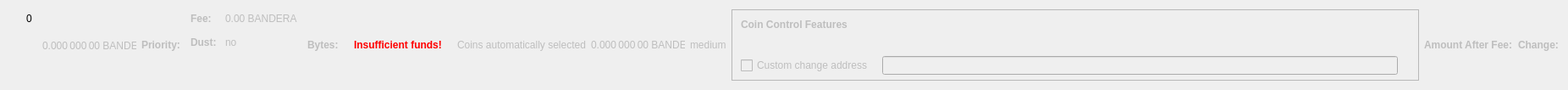
    <widget class="QWidget" name="dummyHideWidget" native="true">
     <property name="maximumSize">
      <size>
       <width>100</width>
       <height>1</height>
      </size>
     </property>
     <layout class="QHBoxLayout" name="dummyHideLayout">
      <item>
       <layout class="QFormLayout" name="formLayoutCoinControl1">
        <property name="horizontalSpacing">
         <number>10</number>
        </property>
        <property name="verticalSpacing">
         <number>14</number>
        </property>
        <property name="leftMargin">
         <number>10</number>
        </property>
        <property name="topMargin">
         <number>4</number>
        </property>
        <property name="rightMargin">
         <number>6</number>
        </property>
        <item row="0" column="1">
         <widget class="QLabel" name="labelCoinControlBytes">
          <property name="cursor">
           <cursorShape>IBeamCursor</cursorShape>
          </property>
          <property name="contextMenuPolicy">
           <enum>Qt::ActionsContextMenu</enum>
          </property>
          <property name="text">
           <string notr="true">0</string>
          </property>
          <property name="textInteractionFlags">
           <set>Qt::LinksAccessibleByMouse|Qt::TextSelectableByKeyboard|Qt::TextSelectableByMouse</set>
          </property>
         </widget>
        </item>
       </layout>
      </item>
      <item>
       <widget class="QLabel" name="labelCoinControlAfterFee">
        <property name="enabled">
         <bool>false</bool>
        </property>
        <property name="sizePolicy">
         <sizepolicy hsizetype="Fixed" vsizetype="Fixed">
          <horstretch>0</horstretch>
          <verstretch>0</verstretch>
         </sizepolicy>
        </property>
        <property name="minimumSize">
         <size>
          <width>111</width>
          <height>12</height>
         </size>
        </property>
        <property name="maximumSize">
         <size>
          <width>111</width>
          <height>12</height>
         </size>
        </property>
        <property name="cursor">
         <cursorShape>IBeamCursor</cursorShape>
        </property>
        <property name="contextMenuPolicy">
         <enum>Qt::ActionsContextMenu</enum>
        </property>
        <property name="text">
         <string notr="true">0.000 000 00 BANDERA</string>
        </property>
        <property name="textInteractionFlags">
         <set>Qt::LinksAccessibleByMouse|Qt::TextSelectableByKeyboard|Qt::TextSelectableByMouse</set>
        </property>
       </widget>
      </item>
      <item>
       <widget class="QLabel" name="labelCoinControlPriorityText">
        <property name="enabled">
         <bool>false</bool>
        </property>
        <property name="font">
         <font>
          <weight>75</weight>
          <bold>true</bold>
         </font>
        </property>
        <property name="text">
         <string>Priority:</string>
        </property>
       </widget>
      </item>
      <item>
       <layout class="QHBoxLayout" name="horizontalLayout"/>
      </item>
      <item>
       <layout class="QFormLayout" name="formLayoutCoinControl3">
        <property name="horizontalSpacing">
         <number>10</number>
        </property>
        <property name="verticalSpacing">
         <number>14</number>
        </property>
        <property name="leftMargin">
         <number>6</number>
        </property>
        <property name="topMargin">
         <number>4</number>
        </property>
        <property name="rightMargin">
         <number>6</number>
        </property>
        <item row="0" column="0">
         <widget class="QLabel" name="labelCoinControlFeeText">
          <property name="enabled">
           <bool>false</bool>
          </property>
          <property name="font">
           <font>
            <weight>75</weight>
            <bold>true</bold>
           </font>
          </property>
          <property name="text">
           <string>Fee:</string>
          </property>
          <property name="margin">
           <number>0</number>
          </property>
         </widget>
        </item>
        <item row="0" column="1">
         <widget class="QLabel" name="labelCoinControlFee">
          <property name="enabled">
           <bool>false</bool>
          </property>
          <property name="cursor">
           <cursorShape>IBeamCursor</cursorShape>
          </property>
          <property name="contextMenuPolicy">
           <enum>Qt::ActionsContextMenu</enum>
          </property>
          <property name="text">
           <string notr="true">0.00 BANDERA</string>
          </property>
          <property name="textInteractionFlags">
           <set>Qt::LinksAccessibleByMouse|Qt::TextSelectableByKeyboard|Qt::TextSelectableByMouse</set>
          </property>
         </widget>
        </item>
        <item row="1" column="0">
         <widget class="QLabel" name="labelCoinControlLowOutputText">
          <property name="enabled">
           <bool>false</bool>
          </property>
          <property name="font">
           <font>
            <weight>75</weight>
            <bold>true</bold>
           </font>
          </property>
          <property name="text">
           <string>Dust:</string>
          </property>
         </widget>
        </item>
        <item row="1" column="1">
         <widget class="QLabel" name="labelCoinControlLowOutput">
          <property name="enabled">
           <bool>false</bool>
          </property>
          <property name="cursor">
           <cursorShape>IBeamCursor</cursorShape>
          </property>
          <property name="contextMenuPolicy">
           <enum>Qt::ActionsContextMenu</enum>
          </property>
          <property name="text">
           <string>no</string>
          </property>
          <property name="textInteractionFlags">
           <set>Qt::LinksAccessibleByMouse|Qt::TextSelectableByKeyboard|Qt::TextSelectableByMouse</set>
          </property>
         </widget>
        </item>
       </layout>
      </item>
      <item>
       <widget class="QLabel" name="labelCoinControlBytesText">
        <property name="enabled">
         <bool>false</bool>
        </property>
        <property name="font">
         <font>
          <weight>75</weight>
          <bold>true</bold>
         </font>
        </property>
        <property name="text">
         <string>Bytes:</string>
        </property>
       </widget>
      </item>
      <item>
       <layout class="QFormLayout" name="formLayoutCoinControl2">
        <property name="horizontalSpacing">
         <number>10</number>
        </property>
        <property name="verticalSpacing">
         <number>14</number>
        </property>
        <property name="leftMargin">
         <number>6</number>
        </property>
        <property name="topMargin">
         <number>4</number>
        </property>
        <property name="rightMargin">
         <number>6</number>
        </property>
       </layout>
      </item>
      <item>
       <layout class="QHBoxLayout" name="horizontalLayoutCoinControl2">
        <property name="spacing">
         <number>8</number>
        </property>
        <property name="bottomMargin">
         <number>10</number>
        </property>
       </layout>
      </item>
      <item>
       <widget class="QLabel" name="labelCoinControlInsuffFunds">
        <property name="enabled">
         <bool>false</bool>
        </property>
        <property name="minimumSize">
         <size>
          <width>0</width>
          <height>0</height>
         </size>
        </property>
        <property name="font">
         <font>
          <weight>75</weight>
          <bold>true</bold>
         </font>
        </property>
        <property name="styleSheet">
         <string notr="true">color:red;font-weight:bold;</string>
        </property>
        <property name="text">
         <string>Insufficient funds!</string>
        </property>
        <property name="margin">
         <number>5</number>
        </property>
       </widget>
      </item>
      <item>
       <layout class="QFormLayout" name="formLayoutCoinControl4">
        <property name="horizontalSpacing">
         <number>10</number>
        </property>
        <property name="verticalSpacing">
         <number>14</number>
        </property>
        <property name="leftMargin">
         <number>6</number>
        </property>
        <property name="topMargin">
         <number>4</number>
        </property>
        <property name="rightMargin">
         <number>6</number>
        </property>
       </layout>
      </item>
      <item>
       <widget class="QLabel" name="labelCoinControlAutomaticallySelected">
        <property name="enabled">
         <bool>false</bool>
        </property>
        <property name="sizePolicy">
         <sizepolicy hsizetype="Fixed" vsizetype="Fixed">
          <horstretch>0</horstretch>
          <verstretch>0</verstretch>
         </sizepolicy>
        </property>
        <property name="minimumSize">
         <size>
          <width>0</width>
          <height>0</height>
         </size>
        </property>
        <property name="maximumSize">
         <size>
          <width>240</width>
          <height>16777215</height>
         </size>
        </property>
        <property name="text">
         <string>Coins automatically selected</string>
        </property>
        <property name="margin">
         <number>5</number>
        </property>
       </widget>
      </item>
      <item>
       <widget class="QLabel" name="labelCoinControlChange">
        <property name="enabled">
         <bool>false</bool>
        </property>
        <property name="sizePolicy">
         <sizepolicy hsizetype="Fixed" vsizetype="Fixed">
          <horstretch>0</horstretch>
          <verstretch>0</verstretch>
         </sizepolicy>
        </property>
        <property name="minimumSize">
         <size>
          <width>111</width>
          <height>0</height>
         </size>
        </property>
        <property name="maximumSize">
         <size>
          <width>111</width>
          <height>16777215</height>
         </size>
        </property>
        <property name="cursor">
         <cursorShape>IBeamCursor</cursorShape>
        </property>
        <property name="contextMenuPolicy">
         <enum>Qt::ActionsContextMenu</enum>
        </property>
        <property name="text">
         <string notr="true">0.000 000 00 BANDERA</string>
        </property>
        <property name="textInteractionFlags">
         <set>Qt::LinksAccessibleByMouse|Qt::TextSelectableByKeyboard|Qt::TextSelectableByMouse</set>
        </property>
       </widget>
      </item>
      <item>
       <widget class="QLabel" name="labelCoinControlPriority">
        <property name="enabled">
         <bool>false</bool>
        </property>
        <property name="cursor">
         <cursorShape>IBeamCursor</cursorShape>
        </property>
        <property name="contextMenuPolicy">
         <enum>Qt::ActionsContextMenu</enum>
        </property>
        <property name="text">
         <string>medium</string>
        </property>
        <property name="textInteractionFlags">
         <set>Qt::LinksAccessibleByMouse|Qt::TextSelectableByKeyboard|Qt::TextSelectableByMouse</set>
        </property>
       </widget>
      </item>
      <item>
       <widget class="QFrame" name="frameCoinControl">
        <property name="sizePolicy">
         <sizepolicy hsizetype="Expanding" vsizetype="Expanding">
          <horstretch>0</horstretch>
          <verstretch>0</verstretch>
         </sizepolicy>
        </property>
        <property name="maximumSize">
         <size>
          <width>16777215</width>
          <height>16777215</height>
         </size>
        </property>
        <property name="frameShape">
         <enum>QFrame::StyledPanel</enum>
        </property>
        <property name="frameShadow">
         <enum>QFrame::Sunken</enum>
        </property>
        <layout class="QVBoxLayout" name="verticalLayoutCoinControl2_2">
         <property name="spacing">
          <number>0</number>
         </property>
         <property name="leftMargin">
          <number>0</number>
         </property>
         <property name="topMargin">
          <number>0</number>
         </property>
         <property name="rightMargin">
          <number>0</number>
         </property>
         <property name="bottomMargin">
          <number>6</number>
         </property>
         <item>
          <layout class="QVBoxLayout" name="verticalLayoutCoinControl" stretch="0,0,0,1">
           <property name="spacing">
            <number>0</number>
           </property>
           <property name="leftMargin">
            <number>10</number>
           </property>
           <property name="topMargin">
            <number>10</number>
           </property>
           <item>
            <layout class="QHBoxLayout" name="horizontalLayoutCoinControl1">
             <property name="bottomMargin">
              <number>15</number>
             </property>
             <item>
              <widget class="QLabel" name="labelCoinControlFeatures">
               <property name="enabled">
                <bool>false</bool>
               </property>
               <property name="sizePolicy">
                <sizepolicy hsizetype="Preferred" vsizetype="Maximum">
                 <horstretch>0</horstretch>
                 <verstretch>0</verstretch>
                </sizepolicy>
               </property>
               <property name="font">
                <font>
                 <weight>75</weight>
                 <bold>true</bold>
                </font>
               </property>
               <property name="styleSheet">
                <string notr="true">font-weight:bold;</string>
               </property>
               <property name="text">
                <string>Coin Control Features</string>
               </property>
              </widget>
             </item>
            </layout>
           </item>
           <item>
            <widget class="QWidget" name="widgetCoinControl" native="true">
             <property name="sizePolicy">
              <sizepolicy hsizetype="Preferred" vsizetype="Preferred">
               <horstretch>0</horstretch>
               <verstretch>0</verstretch>
              </sizepolicy>
             </property>
             <property name="minimumSize">
              <size>
               <width>0</width>
               <height>0</height>
              </size>
             </property>
             <property name="styleSheet">
              <string notr="true"/>
             </property>
             <layout class="QHBoxLayout" name="horizontalLayoutCoinControl5_2">
              <property name="leftMargin">
               <number>0</number>
              </property>
              <property name="topMargin">
               <number>0</number>
              </property>
              <property name="rightMargin">
               <number>0</number>
              </property>
              <property name="bottomMargin">
               <number>0</number>
              </property>
              <item>
               <layout class="QHBoxLayout" name="horizontalLayoutCoinControl3">
                <property name="spacing">
                 <number>20</number>
                </property>
                <property name="topMargin">
                 <number>0</number>
                </property>
                <property name="bottomMargin">
                 <number>10</number>
                </property>
               </layout>
              </item>
             </layout>
            </widget>
           </item>
           <item>
            <layout class="QHBoxLayout" name="horizontalLayoutCoinControl4" stretch="0,0,0">
             <property name="spacing">
              <number>12</number>
             </property>
             <property name="sizeConstraint">
              <enum>QLayout::SetDefaultConstraint</enum>
             </property>
             <property name="topMargin">
              <number>5</number>
             </property>
             <property name="rightMargin">
              <number>5</number>
             </property>
             <item>
              <widget class="QCheckBox" name="checkBoxCoinControlChange">
               <property name="enabled">
                <bool>false</bool>
               </property>
               <property name="toolTip">
                <string>If this is activated, but the change address is empty or invalid, change will be sent to a newly generated address.</string>
               </property>
               <property name="text">
                <string>Custom change address</string>
               </property>
              </widget>
             </item>
             <item>
              <widget class="QValidatedLineEdit" name="lineEditCoinControlChange">
               <property name="enabled">
                <bool>false</bool>
               </property>
               <property name="sizePolicy">
                <sizepolicy hsizetype="Expanding" vsizetype="Fixed">
                 <horstretch>0</horstretch>
                 <verstretch>0</verstretch>
                </sizepolicy>
               </property>
              </widget>
             </item>
             <item>
              <widget class="QLabel" name="labelCoinControlChangeLabel_2">
               <property name="sizePolicy">
                <sizepolicy hsizetype="Preferred" vsizetype="Expanding">
                 <horstretch>0</horstretch>
                 <verstretch>0</verstretch>
                </sizepolicy>
               </property>
               <property name="minimumSize">
                <size>
                 <width>0</width>
                 <height>0</height>
                </size>
               </property>
               <property name="text">
                <string/>
               </property>
               <property name="margin">
                <number>3</number>
               </property>
              </widget>
             </item>
            </layout>
           </item>
           <item>
            <spacer name="verticalSpacerCoinControl">
             <property name="orientation">
              <enum>Qt::Vertical</enum>
             </property>
             <property name="sizeHint" stdset="0">
              <size>
               <width>800</width>
               <height>1</height>
              </size>
             </property>
            </spacer>
           </item>
          </layout>
         </item>
        </layout>
       </widget>
      </item>
      <item>
       <widget class="QLabel" name="labelCoinControlAfterFeeText">
        <property name="enabled">
         <bool>false</bool>
        </property>
        <property name="minimumSize">
         <size>
          <width>0</width>
          <height>0</height>
         </size>
        </property>
        <property name="maximumSize">
         <size>
          <width>16777215</width>
          <height>16777215</height>
         </size>
        </property>
        <property name="font">
         <font>
          <weight>75</weight>
          <bold>true</bold>
         </font>
        </property>
        <property name="text">
         <string>Amount After Fee:</string>
        </property>
        <property name="alignment">
         <set>Qt::AlignLeading|Qt::AlignLeft|Qt::AlignVCenter</set>
        </property>
        <property name="margin">
         <number>0</number>
        </property>
       </widget>
      </item>
      <item>
       <widget class="QLabel" name="labelCoinControlChangeText">
        <property name="enabled">
         <bool>false</bool>
        </property>
        <property name="sizePolicy">
         <sizepolicy hsizetype="Preferred" vsizetype="Preferred">
          <horstretch>0</horstretch>
          <verstretch>0</verstretch>
         </sizepolicy>
        </property>
        <property name="minimumSize">
         <size>
          <width>0</width>
          <height>0</height>
         </size>
        </property>
        <property name="maximumSize">
         <size>
          <width>16777215</width>
          <height>16777215</height>
         </size>
        </property>
        <property name="font">
         <font>
          <weight>75</weight>
          <bold>true</bold>
         </font>
        </property>
        <property name="text">
         <string>Change:</string>
        </property>
        <property name="alignment">
         <set>Qt::AlignLeading|Qt::AlignLeft|Qt::AlignVCenter</set>
        </property>
       </widget>
      </item>
     </layout>
    </widget>
